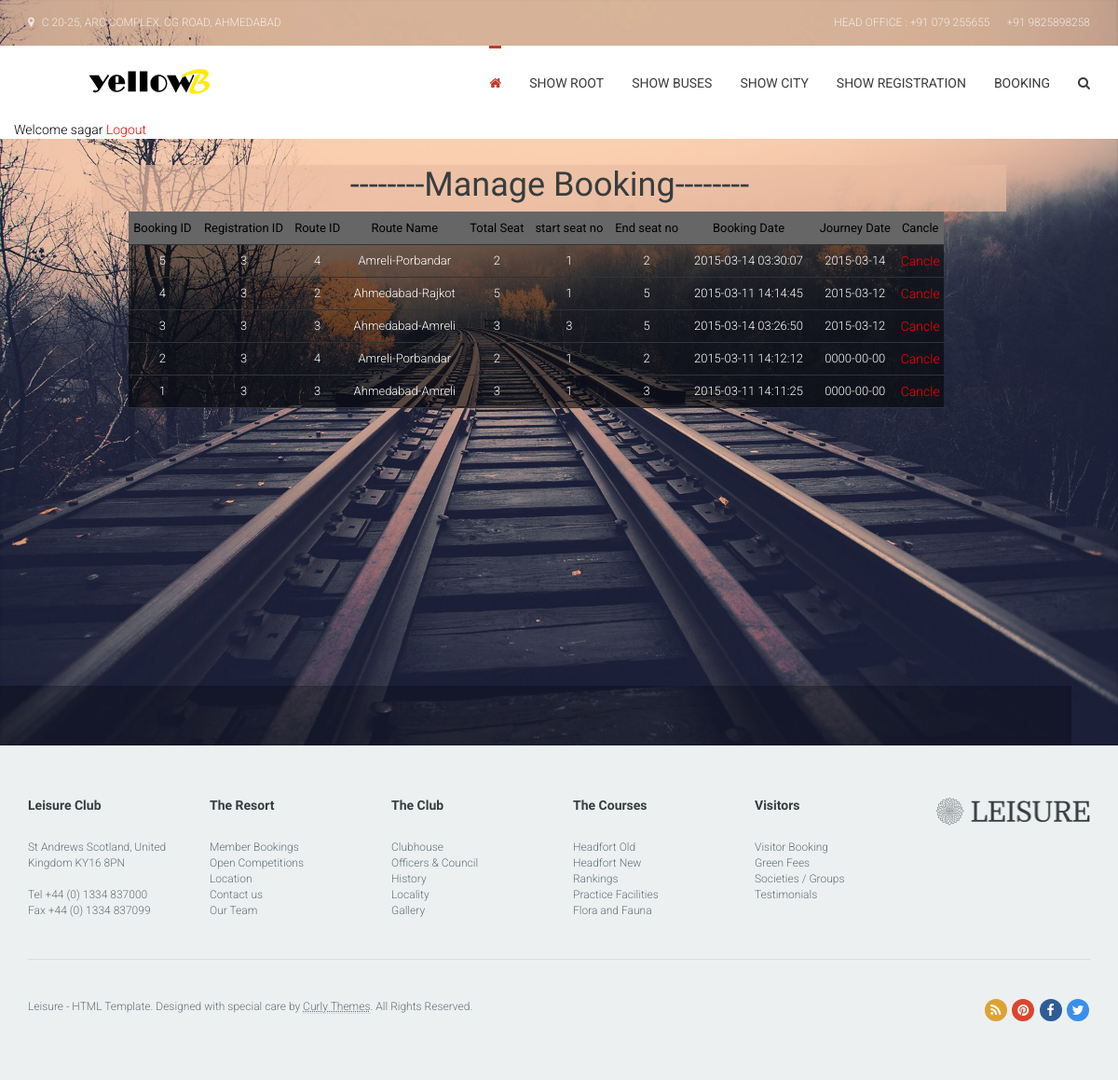
Page /showallbook.php (signed in) on the committed database.
### tables this page shows
CREATE TABLE IF NOT EXISTS `book` (
  `book_id` int(10) NOT NULL AUTO_INCREMENT,
  `register_id` int(10) NOT NULL,
  `route_id` int(10) NOT NULL,
  `book_no_of_seat` int(10) NOT NULL,
  `start_seat` int(10) NOT NULL,
  `end_seat` int(10) NOT NULL,
  `t_date` timestamp NOT NULL DEFAULT CURRENT_TIMESTAMP ON UPDATE CURRENT_TIMESTAMP,
  `book_date` date NOT NULL,
  PRIMARY KEY (`book_id`),
  KEY `register_id` (`register_id`,`route_id`),
  KEY `route_id` (`route_id`)
);

CREATE TABLE IF NOT EXISTS `city` (
  `c_id` int(20) NOT NULL AUTO_INCREMENT,
  `city_name` varchar(20) NOT NULL,
  PRIMARY KEY (`c_id`)
);

### showallbook.php (the view, shortened to what this page needs)
<!DOCTYPE html>
<html lang="en">
<head>
<?php
		include("headlink.php");
?>
</head>
<body>
<?php
		   	include("Aheadmenu.php");
            	if(isset($_SESSION['uname']))
				{
					echo "<font color='black'>Welcome ".$_SESSION['uname']."<font> ";
					echo "<a href='logout.php'>Logout</a>";
				}
				else
				{
					header("Location: http://localhost/yellowB/index.php");
				}
		   ?>
          </div>
        </div>
      </nav>
    </div>
    <div style="margin-top:20px; margin-left:-50px;">
	<div>
    	<?php
    $data=  mysql_query("select * from book order by book_id desc");
?>
<table border="0" cellpadding="0" cellspacing="0" align="center">
            <div style="margin-left:150px; background-color:rgba(233, 189, 162, 0.69); width:980px; height:50px;">
            <center>
 <h1>--------Manage Booking--------</h1></center>
                            </div>
                                <form  action="" name="state" method="post" >
                                        <table height="50%" width="70%" border="0" align="center" style="padding-left: 100px;">
                                    <tr align="center">
                                                <th> <font size="2px">Booking ID</font></th>
                                                 <th> <font size="2px">Registration ID</font></th>
                                                   <th> <font size="2px">Route ID</font></th>
                                                   <th> <font size="2px">Route Name</font></th>
                                                    <th> <font size="2px">Total Seat</font></th>
                                                     <th> <font size="2px">start seat no</font></th>
                                                  <th> <font size="2px">End seat no</font></th>
												  <th> <font size="2px">Booking Date</font></th>
												  <th> <font size="2px">Journey Date</font></th>
                                                  <th> <font size="2px">Cancle</font></th>
                                            </tr>
                    <?php
                            while($row=mysql_fetch_array($data))
                            {
                    ?>
                     <tr align="center">
                                    <td><font size="2px"><?php echo $row[0]; ?></font></td>
                                    <td><font size="2px"><?php echo $row[1]; ?></font></td>
									<td><font size="2px"><?php echo $row[2]; ?></font></td>
                                    <td><font size="2px">
									<?php
									$rr=mysql_query("select source_id from route where route_id like '$row[2]'");
									$s=mysql_fetch_row($rr);
									$a=mysql_query("select city_name from city where c_id like '$s[0]'");
									$ss=mysql_fetch_row($a);
									echo $ss[0];
									$rr1=mysql_query("select destination_id from route where route_id like '$row[2]'");
									$s1=mysql_fetch_row($rr1);
									$a1=mysql_query("select city_name from city where c_id like '$s1[0]'");
									$ss1=mysql_fetch_row($a1);
									echo "-".$ss1[0];
									 ?></font></td>
                                    <td><font size="2px"><?php echo $row[3]; ?></font></td>
                                    <td><font size="2px"><?php echo $row[4]; ?></font></td>
									<td><font size="2px"><?php echo $row[5]; ?></font></td>
									<td><font size="2px"><?php echo $row[6]; ?></font></td>
									<td><font size="2px"><?php echo $row[7]; ?></font></td>
                                    <td><a href="deleteroute.php?id=<?php echo $row[0]; ?>">Cancle</a></td>
                    </tr>
                    <?php
                            }
                    ?>
                                        </table><br/><br/>
            </form>
            </table>
    </div>
    <div class="booking-row content-padding-xs">
    </div>
  </header>
  <footer id="footer" role="contentinfo">
    <div class="container">
      <div class="row" id="main-footer">
        <aside class="col-lg-2 col-md-3 col-sm-4 widget">
          <h5 class="widget-title">Leisure Club</h5>
          <p>St Andrews Scotland,
            United Kingdom KY16 8PN<br>
            <br>
            Tel  +44 (0) 1334 837000<br>
            Fax +44 (0) 1334 837099</p>
        </aside>
        <aside class="col-lg-2 col-md-3 col-sm-4 widget">
          <h5 class="widget-title">The Resort</h5>
          <p> <a href="members.html">Member Bookings</a><br>
            <a href="events.html">Open Competitions</a><br>
            <a href="contact.html">Location</a><br>
            <a href="contact.html">Contact us</a><br>
            <a href="resort.html">Our Team</a><br>
          </p>
        </aside>
        <aside class="col-lg-2 col-md-3 col-sm-4 widget">
          <h5 class="widget-title">The Club</h5>
          <p> <a href="resort.html">Clubhouse</a><br>
            <a href="resort.html">Officers &amp; Council </a><br>
            <a href="resort.html">History</a><br>
            <a href="resort.html">Locality</a><br>
            <a href="media-gallery.html">Gallery</a><br>
          </p>
        </aside>
        <aside class="col-lg-2 col-md-3 col-sm-4 widget">
          <h5 class="widget-title">The Courses</h5>
          <p> <a href="activities.html">Headfort Old</a><br>
            <a href="activities.html">Headfort New</a><br>
            <a href="activities.html">Rankings</a><br>
            <a href="activities.html">Practice Facilities</a><br>
            <a href="media-gallery.html">Flora and Fauna</a><br>
          </p>
        </aside>
        <aside class="col-lg-2 col-md-3 col-sm-4 widget">
          <h5 class="widget-title">Visitors</h5>
          <p> <a href="room-view.html">Visitor Booking</a><br>
            <a href="members.html">Green Fees</a><br>
            <a href="resort.html">Societies / Groups</a><br>
            <a href="members.html">Testimonials</a><br>
          </p>
        </aside>
        <aside class="col-lg-2 col-md-3 col-sm-4 widget"> <a href="index-2.html"><img src="images/logo-leisure.png" alt=""></a> </aside>
      </div>
      <div class="row" id="absolute-footer">
        <div class="col-sm-12">
          <aside class="widget">
            <p>Leisure - HTML Template. Designed with special care by <a href="http://demo.curlythemes.com/" target="_blank"><abbr title="Premium WordPress Themes & Plugins">Curly Themes</abbr></a>. All Rights Reserved. <span class="pull-right hidden-xs"> <a href="#" class="fa fa-boxed fa-rss" data-toggle="tooltip" data-placement="left" title="Leisure RSS"></a> <a href="http://www.pinterest.com/raducretu/curly-themes/" class="fa fa-boxed fa-pinterest" data-toggle="tooltip" data-placement="left" title="Leisure Pintrest Board"></a> <a href="https://www.facebook.com/cthemes" class="fa fa-boxed fa-facebook" data-toggle="tooltip" data-placement="left" title="Leisure on Facebook"></a> <a href="https://twitter.com/CurlyThemes" class="fa fa-boxed fa-twitter" data-toggle="tooltip" data-placement="left" title="Leisure on Twitter"></a> </span> </p>
          </aside>
        </div>
      </div>
    </div>
  </footer>
</div>
</body>
</html>

### headlink.php (shortened to what this page needs)
<!DOCTYPE html PUBLIC "-//W3C//DTD XHTML 1.0 Transitional//EN" "http://www.w3.org/TR/xhtml1/DTD/xhtml1-transitional.dtd">
<html xmlns="http://www.w3.org/1999/xhtml">
<head>
	    <link href="css/bootstrap.min.css" rel="stylesheet" media="screen">
	    <link href="css/font-awesome.min.css" rel="stylesheet">
	    <link href="css/owl.carousel.min.css" rel="stylesheet" media="screen">
	    <link href="css/owl.theme.default.min.css" rel="stylesheet" media="screen">
	    <link href="css/datepicker.css" rel="stylesheet" media="screen">
	    <link href="style.css" rel="stylesheet" media="screen">
</head>
</html>

### Aheadmenu.php (shortened to what this page needs)
<div id="site">
  <header id="header" role="banner">
    <div class="header-row clearfix">
      <div class="container">
        <div class="row">
          <div class="col-sm-12 absolute-header text-uppercase">
            <div class="pull-left"><i class="fa fa-map-marker"></i> C 20-25, Arc complex, CG road, Ahmedabad</div>
            <div class="pull-right"> <span class="weather">Head office : </i> +91 079 255655</span> <span class="weather"> +91 9825898258</i></span> </div>
          </div>
        </div>
      </div>
      <nav role="navigation" id="main-nav">
        <div class="container">
          <div class="row">
<div class="col-xs-12"> <a href="index.php" id="logo"><img src="images/kk.png" alt=""></a>
  <ul id="menu-main-menu" class="menu">
    <li class="menu-item menu-item-type-post_type menu-item-object-page current-menu-item page_item current_page_item"> <a href="admin.php"><i class="fa fa-home hidden-xs"></i><span class="visible-xs-inline">Home</span></a> </li>
    <li class="menu-item menu-item-type-post_type menu-item-object-page menu-item-has-children menu-parent-item"> <a href="showroot.php">Show Root</a> </li>
    <li class="menu-item menu-item-type-custom menu-item-object-custom"> <a href="showbus.php">Show Buses</a> </li>
	    <li class="menu-item menu-item-type-custom menu-item-object-custom"> <a href="showcity.php">Show city</a> </li>
    <li class="menu-item menu-item-type-post_type menu-item-object-page"> <a href="showregister.php">Show Registration </a> </li>
    <li class="menu-item menu-item-type-post_type menu-item-object-page menu-parent-item"><a href="showbook.php">Booking</a></li>
    <li class="menu-item"> <a href="#" class="search-button hidden-xs"><i class="fa fa-search"></i></a>
    </li>
  </ul>
</div>

### style.css (style rules this page uses)
#site { max-width: 1440px; background: #fff; margin: 0 auto; }
html, body { height: 100%; color: #667279; background: #ecf0f1; }
a { -webkit-transition: all 200ms ease-in; -moz-transition: all 200ms ease-in; -ms-transition: all 200ms ease-in; -o-transition: all 200ms ease-in; transition: all 200ms ease-in; outline: none; color: #F00; text-decoration: none; }
img { max-width: 100%; height: auto; }
h1, h2, h3, h4, h6 { color: #363d40; }
h5 { color: #C0392B; }
html { font-size: 62.5%; font-weight: 300; }
body { font-size: 1.4rem; font-family: "Roboto", sans-serif; }
p, li, span, div { font-size: 1.4rem; }
h1 { font-size: 3.6rem; line-height: 1.2; }
h5 { font-size: 1.6rem; line-height: 1.2; }
p, h1, h2, h3, h4, h5, h6, blockquote, ul { margin: 2.8rem 0 1.4rem; }
h1, h2, h3, h4, h5, h6 { font-family: "Domine", serif; position: relative; }
#header { background-image: url('images/splash.jpg'); background-repeat: no-repeat; background-position: top right; background-size: cover; color: #fff; min-height: 800px; position: relative; box-shadow: inset 0px -1px 3px rgba(0, 0, 0, 0.15); }
.header-row { background: rgba(0, 0, 0, .15); position: relative; z-index: 2; color: rgba(255, 255, 255, .75); }
.absolute-header { padding-top: 1.5rem; padding-bottom: 1.5rem; font-weight: 300; position: relative; line-height: 1.6; z-index: 1; }
.absolute-header .fa { margin-right: .5rem; }
.absolute-header [class^="pull-"], .absolute-header .weather { font-size: 1.2rem; }
.absolute-header .weather { margin: 0 0 0 1.5rem; }
#header .booking-row { position: fixed; width: 100%; max-width: 1440px; bottom: 0; z-index: 1; }
#main-nav { background: #fff; border: none; border-radius: 0; position: relative; z-index: 3; width: 100%; }
#logo { padding: 25px 55px; float: left; -webkit-transition: none; -moz-transition: none; -ms-transition: none; -o-transition: none; transition: none; }
#logo img { -webkit-transition: none; -moz-transition: none; -ms-transition: none; -o-transition: none; transition: none; }
#main-nav .menu { list-style: none; float: right; margin: 0; padding: 0; }
#main-nav .menu > .menu-item { display: block; position: relative; float: left; margin-left: 30px; }
#main-nav .menu > .menu-item:first-of-type { margin-left: 0; }
#main-nav .menu > .menu-item > a { height: 100%; height: 80px; line-height: 80px; display: block; color: #3b3b3b; text-decoration: none; text-transform: uppercase; -webkit-transition: color 200ms ease-in; -moz-transition: color 200ms ease-in; -ms-transition: color 200ms ease-in; -o-transition: color 200ms ease-in; transition: color 200ms ease-in; font-size: 1.4rem; text-shadow: 1px 1px #fff; font-weight: 400; }
#main-nav .menu > .current-menu-item > a { color: rgba(192, 57, 43, 1) !important; border-top: 3px solid rgba(192, 57, 43, 1); height: 80px; line-height: 74px; }
#site::after { content: ''; width: 1px; height: 1px; display: block; margin-top: -1px; }
.content-padding-xs { padding-bottom: 3.2rem; padding-top: 3.2rem; }
#footer { background: #ecf0f1; padding: 5.6rem 0; color: #667279; font-size: 1.2rem; }
#footer abbr { border-bottom-color: rgba(102, 114, 121, .25); }
#footer p { font-size: 1.2rem; }
#footer a { color: #667279; text-decoration: none; }
#footer aside { opacity: 0; }
#main-footer .widget { margin-bottom: 2.8rem; }
#footer .widget-title { font-family: "Domine", serif; font-size: 1.4rem; font-weight: bold; color: #363d40; margin-bottom: 2.8rem; margin-top: 0; }
#absolute-footer .widget { border-top: 1px solid rgba(54, 61, 64, .1); padding-top: 4.2rem; }
#absolute-footer .widget p { margin-top: 0; }
.clearfix { clear: none !important; }
.booking-row { background: rgba(0, 0, 0, .25); box-shadow: inset 0 1px 5px rgba(0, 0, 0, 0.1); position: relative; z-index: 1; }
.fa-boxed { display: inline-block; text-align: center; border-radius: 300px; margin: 0 1px; width: 24px; line-height: 24px; height: 24px; font-size: 14px; background: #363d40; }
.fa-boxed::before { color: #fff; }
.fa-boxed.fa-rss { background: #dca334; }
.fa-boxed.fa-pinterest { background: #dd4430; }
.fa-boxed.fa-facebook { background: #2f5c95; }
.fa-boxed.fa-twitter { background: #398feb; }

### showallbook.php (style rules this page uses)
td { border-bottom:thin; border-bottom-style:solid; border-bottom-color:#333; color:#FFF; text-align:center; }
table { background-color:rgba(0, 0, 0, 0.55); }
tr { height:35px; text-align:center; border-bottom:thin; border-bottom-style:solid; border-bottom-color:#333; }
th { text-align:center; background-color:#666; font-size:16px; font-weight:bolder; }

### rows in the picture
book: book_id "5", register "3", route "4", city.city_name "Amreli", city.city_name "Porbandar", book_no_of_seat "2", start_seat "1", end_seat "2", t_date "2015-03-14 03:30:07", book_date "2015-03-14"
book: book_id "4", register "3", route "2", city.city_name "Ahmedabad", city.city_name "Rajkot", book_no_of_seat "5", start_seat "1", end_seat "5", t_date "2015-03-11 14:14:45", book_date "2015-03-12"
book: book_id "3", register "3", route "3", city.city_name "Ahmedabad", city.city_name "Amreli", book_no_of_seat "3", start_seat "3", end_seat "5", t_date "2015-03-14 03:26:50", book_date "2015-03-12"
book: book_id "2", register "3", route "4", city.city_name "Amreli", city.city_name "Porbandar", book_no_of_seat "2", start_seat "1", end_seat "2", t_date "2015-03-11 14:12:12", book_date "0000-00-00"
book: book_id "1", register "3", route "3", city.city_name "Ahmedabad", city.city_name "Amreli", book_no_of_seat "3", start_seat "1", end_seat "3", t_date "2015-03-11 14:11:25", book_date "0000-00-00"

### other values in the picture
$_SESSION['uname'] "sagar"
